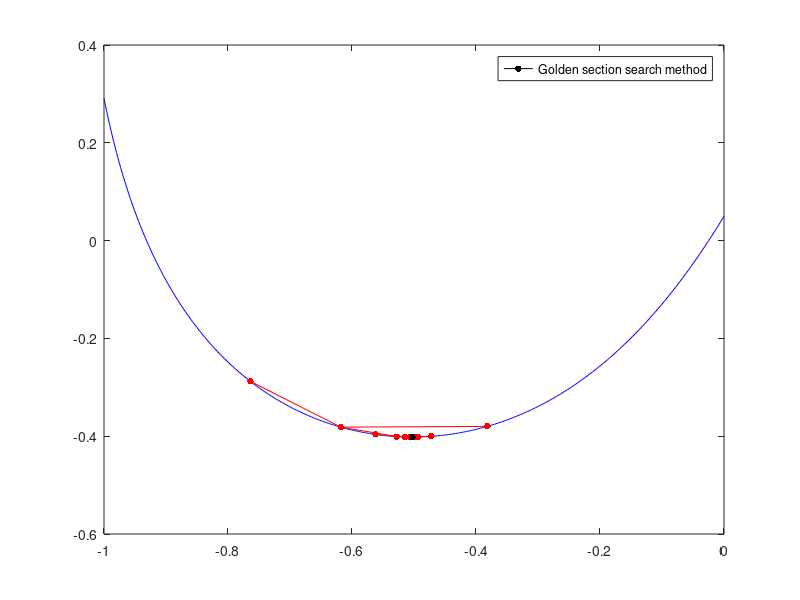

Write the MATLAB code that produced this figure.
function lab2
clc;

a = -1;
b = 0;

eps = 10^(-8);

is_debug = true;

fprintf('MINIMUM SEARCH\n');
fplot(@(x) funk(x), [a, b], 'Color', 'b');
hold on;

fprintf('GOLDEN SECTION SEARCH METHOD\n');
[x, y] = gold_ratio_minimization(a, b, eps, is_debug, @funk);
p = plot(x, y, 'Marker', '.', 'Color', 'k', 'MarkerSize', 15);
legend((p), {'Golden section search method'}, 'Location', 'northeast');
   
hold off;
end

function y = funk(x)
y = sin((-x*x*x*x - 4*x*x*x - 8*x*x -7*x + 1)/sqrt(11)) - 1;
y = y + log10((4*x*x*x*x*x - 4*sqrt(10)*x*x*x*x + 8*x*x*x + 5*x*x - 5*sqrt(10)*x + 9)/(x*x - sqrt(10)*x + 2));
y = -y;
end

function [x, f] = gold_ratio_minimization(a, b, eps, is_debug, func)
t = (sqrt(5) - 1)/2;
l = b - a;

x1 = b - t*l;
x2 = a + t*l;
f1 = func(x1);
f2 = func(x2);

iteration = 1;
while (l > 2*eps)
  if (is_debug)
    fprintf('Iteration no.%d: [%7.8f, %7.8f]\n', iteration, x1, x2);
    plot([x1, x2] ,[f1,f2], 'Marker', '.', 'Color', 'r', 'MarkerSize', 15);
  end
  
  iteration = iteration + 1;
    
    if (f1 > f2)
        a = x1;
        l = b - a;
        x1 = x2;
        f1 = f2;
        x2 = a + t*l;
        f2 = func(x2);
    else
        b = x2;
        l = b - a;
        x2 = x1;
        f2 = f1;
        x1 = b - t*l;
        f1 = func(x1);
    end
end

x = (a + b)/2;
f = func(x);
fprintf('Minimum point: (%7.8f, %7.8f)\n', x, f);
end